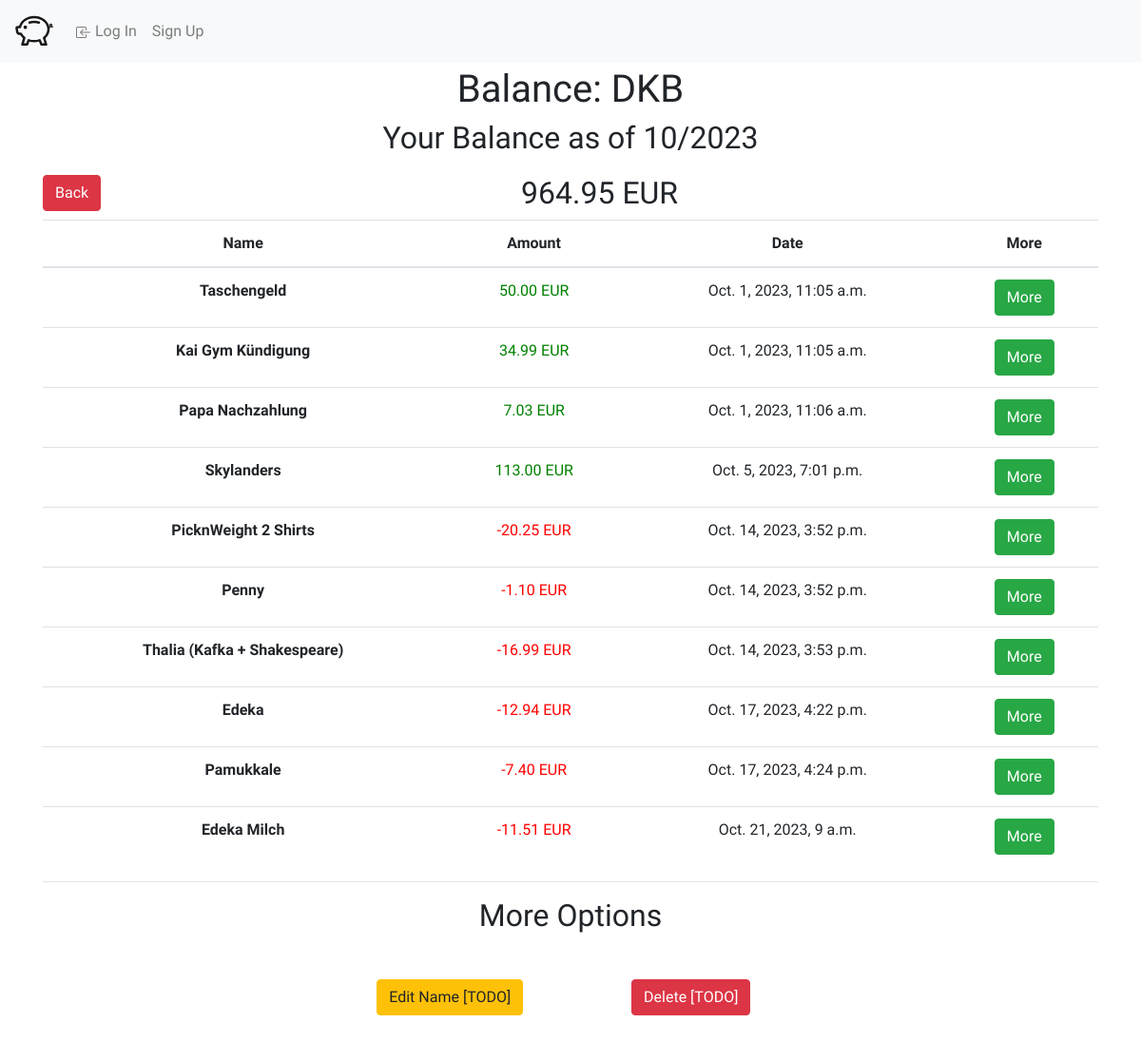
/balances/40, run on an earlier commit of the app's database.
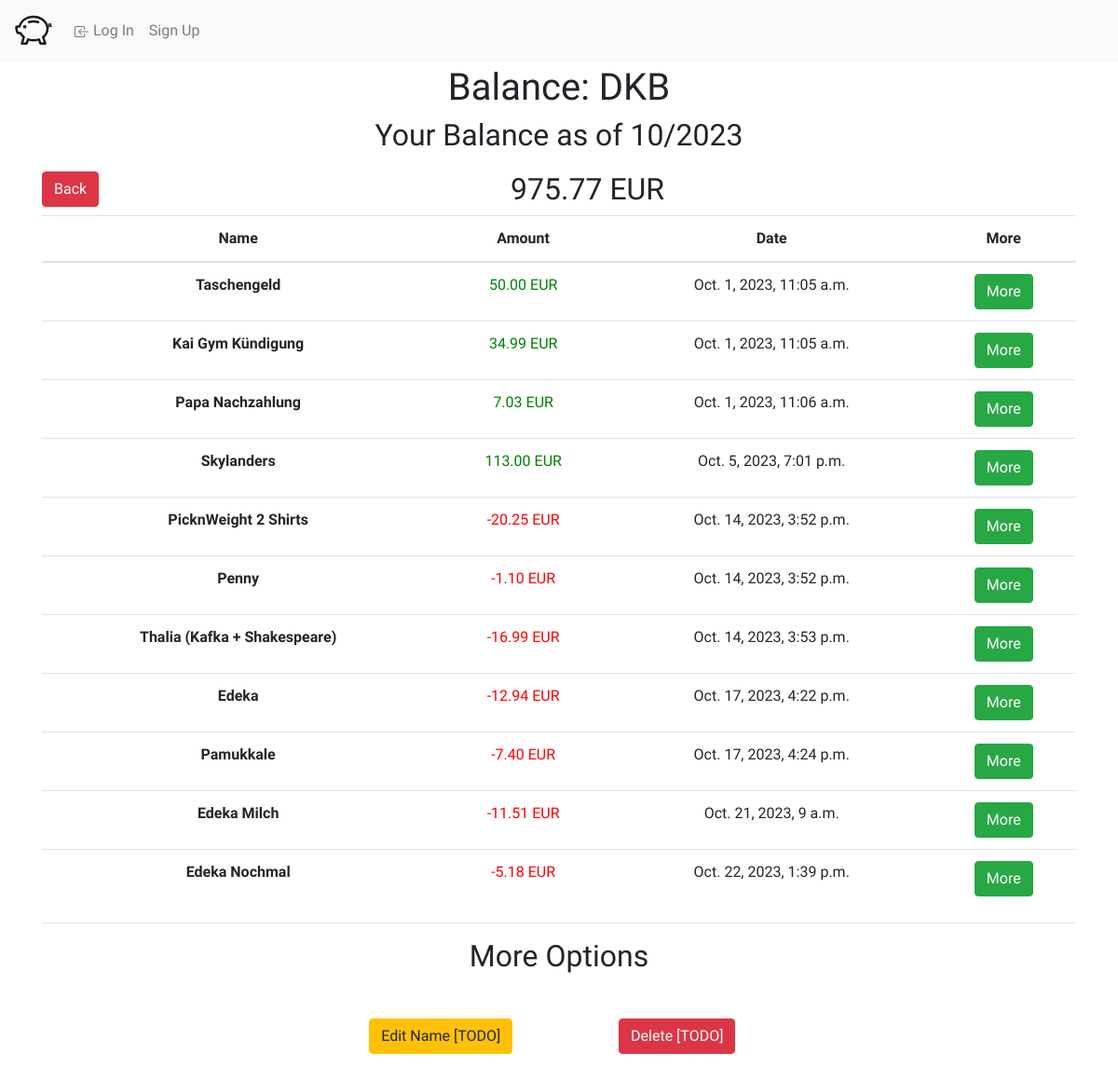
And on a later commit of the database.
### WalletWise/models.py (models this page shows, shortened)
class Funds(models.Model):
    budget = models.ForeignKey("MonthBudget",related_name="funds", on_delete=models.CASCADE)
    title = models.CharField(max_length=64)
    amount = models.DecimalField(decimal_places=2, max_digits=20)
    defaultOwner = models.ForeignKey("User", related_name="defaultFunds", on_delete=models.DO_NOTHING, default=None, null=True)

class MonthBudget(models.Model):
    dashboard = models.ForeignKey("Dashboard", on_delete=models.CASCADE, related_name="months")
    date = models.DateField(auto_now_add=True)
    @property
    def month(self):
        return self.date.month
    @property
    def year(self):
        return self.date.year

class FundsChange(models.Model):
    budget = models.ForeignKey("MonthBudget",related_name="fundsChanges", on_delete=models.CASCADE)
    title = models.CharField(max_length=64)
    description = models.CharField(max_length=200, default="No Description")
    amount = models.DecimalField(decimal_places=2, max_digits=20)
    destination = models.ForeignKey("Funds", related_name="associatedFundsChanges", on_delete=models.CASCADE)
    reoccuring = models.BooleanField(default=False)
    dateTime = models.DateTimeField(auto_now_add=True)
    is_expense = models.BooleanField(default=False, blank=False)

### WalletWise/views.py (the view)
# urls.py: path("balances/<int:id>", views.balance, name="balance"),
def balance(request, id):
    balance = Funds.objects.get(id=id)
    currentBudget= balance.budget
    return render(request, "WalletWise/balance.html", {
        'balance': balance,
        'budget': currentBudget
    })

### WalletWise/templates/WalletWise/balance.html (shortened to what this page needs)
{% extends "WalletWise/layout.html" %}
{% block body %}
    <div class="container text-center">
        <h1>Balance: {{balance.title}}</h1>
        <h2>Your Balance as of {{budget.month}}/{{budget.year}}</h2>
        <div style="margin-top: 20px;">
            <a style="float: left;" class="btn btn-danger" href="{% url 'balances' %}" role="button">Back</a>
            <h2>{{balance.amount}} EUR</h2>
        </div>
        {% if balance.associatedFundsChanges.all|length > 0 %}
            <table class="table">
                <thead>
                    <tr>
                        <th scope="col">Name</th>
                        <th scope="col">Amount</th>
                        <th scope="col">Date</th>
                        <th scope="col">More</th>
                    </tr>
                </thead>
                <tbody>
                    {% for fundsChange in balance.associatedFundsChanges.all %}
                    <tr>
                        <th scope="row">{{fundsChange.title}}</th>
                        {% if fundsChange.is_expense %}
                            <td style="color: red;">{{fundsChange.amount}} EUR</td>
                        {% else %}
                            <td style="color: green;">{{fundsChange.amount}} EUR</td>
                        {% endif %}
                        <td>{{fundsChange.dateTime}}</td>
                        <td><a class="btn btn-success" href="{% url 'fundsChange' id=fundsChange.id  %}" role="button">More</a></td>
                    </tr>
                    {% endfor %}
                </tbody>
            </table>
        {% else %}
            <h1 class="my-5">No Incomes or Expenses made yet.</h1>
        {% endif %}
        <hr>
        <h2>More Options</h2>
        <div class="row m-5">
            <div class="col-md-3"></div>
            <div class="col-md-3"><a class="btn btn-warning" href="{% url 'editBalance' id=balance.id %}" role="button">Edit Name [TODO]</a></div>
            <div class="col-md-3"><a class="btn btn-danger" href="#" role="button">Delete [TODO]</a></div>
        </div>
    </div>
{% endblock %}

### WalletWise/templates/WalletWise/layout.html (shortened to what this page needs)
{% load static %}
<!DOCTYPE html>
<html>
    <head>
        <link rel="stylesheet" href="https://stackpath.bootstrapcdn.com/bootstrap/4.4.1/css/bootstrap.min.css">
        <link href="{% static 'WalletWise/styles.css' %}" rel="stylesheet">
    </head>
    <body>
        <nav class="navbar navbar-expand-lg navbar-light bg-light fixed-top">
            <a class="navbar-brand" href="{% url 'index' %}">
            </a>
            <div class="right-group">
                <ul class="navbar-nav mr-auto">
                    {% if user.is_authenticated %}
                        <li>
                            <a class="nav-link" href="{% url 'dashboard' %}">
                                <svg xmlns="http://www.w3.org/2000/svg" width="32" height="32" fill="currentColor" class="bi bi-clipboard-data" viewBox="0 0 16 16">
                                    <path d="M4 11a1 1 0 1 1 2 0v1a1 1 0 1 1-2 0v-1zm6-4a1 1 0 1 1 2 0v5a1 1 0 1 1-2 0V7zM7 9a1 1 0 0 1 2 0v3a1 1 0 1 1-2 0V9z"/>
                                    <path d="M4 1.5H3a2 2 0 0 0-2 2V14a2 2 0 0 0 2 2h10a2 2 0 0 0 2-2V3.5a2 2 0 0 0-2-2h-1v1h1a1 1 0 0 1 1 1V14a1 1 0 0 1-1 1H3a1 1 0 0 1-1-1V3.5a1 1 0 0 1 1-1h1v-1z"/>
                                    <path d="M9.5 1a.5.5 0 0 1 .5.5v1a.5.5 0 0 1-.5.5h-3a.5.5 0 0 1-.5-.5v-1a.5.5 0 0 1 .5-.5h3zm-3-1A1.5 1.5 0 0 0 5 1.5v1A1.5 1.5 0 0 0 6.5 4h3A1.5 1.5 0 0 0 11 2.5v-1A1.5 1.5 0 0 0 9.5 0h-3z"/>
                                </svg>
                                <strong>Dashboard</strong>
                            </a>
                        </li>
                        <li class="nav-item">
                            <a class="nav-link" href="{% url 'settings' %}">
                                <svg xmlns="http://www.w3.org/2000/svg" width="32" height="32" fill="currentColor" class="bi bi-person-gear" viewBox="0 0 16 16">
                                    <path d="M11 5a3 3 0 1 1-6 0 3 3 0 0 1 6 0ZM8 7a2 2 0 1 0 0-4 2 2 0 0 0 0 4Zm.256 7a4.474 4.474 0 0 1-.229-1.004H3c.001-.246.154-.986.832-1.664C4.484 10.68 5.711 10 8 10c.26 0 .507.009.74.025.226-.341.496-.65.804-.918C9.077 9.038 8.564 9 8 9c-5 0-6 3-6 4s1 1 1 1h5.256Zm3.63-4.54c.18-.613 1.048-.613 1.229 0l.043.148a.64.64 0 0 0 .921.382l.136-.074c.561-.306 1.175.308.87.869l-.075.136a.64.64 0 0 0 .382.92l.149.045c.612.18.612 1.048 0 1.229l-.15.043a.64.64 0 0 0-.38.921l.074.136c.305.561-.309 1.175-.87.87l-.136-.075a.64.64 0 0 0-.92.382l-.045.149c-.18.612-1.048.612-1.229 0l-.043-.15a.64.64 0 0 0-.921-.38l-.136.074c-.561.305-1.175-.309-.87-.87l.075-.136a.64.64 0 0 0-.382-.92l-.148-.045c-.613-.18-.613-1.048 0-1.229l.148-.043a.64.64 0 0 0 .382-.921l-.074-.136c-.306-.561.308-1.175.869-.87l.136.075a.64.64 0 0 0 .92-.382l.045-.148ZM14 12.5a1.5 1.5 0 1 0-3 0 1.5 1.5 0 0 0 3 0Z"/>
                                </svg>
                                <strong>Account</strong>
                            </a>
                        </li>
                        <li class="nav-item">
                            <a class="nav-link" href="{% url 'logout' %}">
                                <svg xmlns="http://www.w3.org/2000/svg" width="32" height="32" fill="currentColor" class="bi bi-box-arrow-in-right" viewBox="0 0 16 16">
                                    <path fill-rule="evenodd" d="M6 3.5a.5.5 0 0 1 .5-.5h8a.5.5 0 0 1 .5.5v9a.5.5 0 0 1-.5.5h-8a.5.5 0 0 1-.5-.5v-2a.5.5 0 0 0-1 0v2A1.5 1.5 0 0 0 6.5 14h8a1.5 1.5 0 0 0 1.5-1.5v-9A1.5 1.5 0 0 0 14.5 2h-8A1.5 1.5 0 0 0 5 3.5v2a.5.5 0 0 0 1 0v-2z"/>
                                    <path fill-rule="evenodd" d="M11.854 8.354a.5.5 0 0 0 0-.708l-3-3a.5.5 0 1 0-.708.708L10.293 7.5H1.5a.5.5 0 0 0 0 1h8.793l-2.147 2.146a.5.5 0 0 0 .708.708l3-3z"/>
                                </svg>
                                <strong>Log Out</strong>
                            </a>
                        </li>
                    {% else %}
                        <li class="nav-item">
                            <a class="nav-link" href="{% url 'login' %}">
                                Log In
                            </a>
                        </li>
                        <li class="nav-item">
                            <a class="nav-link" href="{% url 'signup' %}">Sign Up</a>
                        </li>
                    {% endif %}
                </ul>
            </div>
        </nav>
        <div class="body">
            {% block body %}
            {% endblock %}
        </div>
    </body>
</html>

### WalletWise/static/WalletWise/styles.css (style rules this page uses)
body { padding-top: 70px; font-family: 'Inconsolata', monospace; }

What changed in the data, as far as the page shows it:
changed Funds "DKB": amount "964.95" → "975.77"
added FundsChange: title "Edeka Nochmal", amount "-5.18", dateTime "Oct. 22, 2023, 1:39 p.m."
